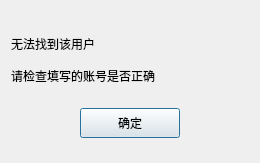
<?xml version="1.0" encoding="UTF-8"?>
<ui version="4.0">
 <class>FindFailDlg</class>
 <widget class="QDialog" name="FindFailDlg">
  <property name="geometry">
   <rect>
    <x>0</x>
    <y>0</y>
    <width>260</width>
    <height>163</height>
   </rect>
  </property>
  <property name="windowTitle">
   <string>Dialog</string>
  </property>
  <layout class="QVBoxLayout" name="verticalLayout">
   <property name="spacing">
    <number>7</number>
   </property>
   <property name="leftMargin">
    <number>11</number>
   </property>
   <property name="topMargin">
    <number>11</number>
   </property>
   <property name="rightMargin">
    <number>11</number>
   </property>
   <property name="bottomMargin">
    <number>11</number>
   </property>
   <item>
    <spacer name="verticalSpacer">
     <property name="orientation">
      <enum>Qt::Orientation::Vertical</enum>
     </property>
     <property name="sizeType">
      <enum>QSizePolicy::Policy::Fixed</enum>
     </property>
     <property name="sizeHint" stdset="0">
      <size>
       <width>20</width>
       <height>20</height>
      </size>
     </property>
    </spacer>
   </item>
   <item>
    <widget class="QLabel" name="fail_tip">
     <property name="minimumSize">
      <size>
       <width>0</width>
       <height>25</height>
      </size>
     </property>
     <property name="maximumSize">
      <size>
       <width>16777215</width>
       <height>25</height>
      </size>
     </property>
     <property name="text">
      <string>无法找到该用户</string>
     </property>
    </widget>
   </item>
   <item>
    <widget class="QLabel" name="fail_tip2">
     <property name="minimumSize">
      <size>
       <width>0</width>
       <height>25</height>
      </size>
     </property>
     <property name="maximumSize">
      <size>
       <width>16777215</width>
       <height>25</height>
      </size>
     </property>
     <property name="text">
      <string>请检查填写的账号是否正确</string>
     </property>
    </widget>
   </item>
   <item>
    <widget class="QWidget" name="widget" native="true">
     <layout class="QHBoxLayout" name="horizontalLayout">
      <item>
       <widget class="ClickedBtn" name="fail_sure_btn">
        <property name="minimumSize">
         <size>
          <width>100</width>
          <height>30</height>
         </size>
        </property>
        <property name="maximumSize">
         <size>
          <width>100</width>
          <height>30</height>
         </size>
        </property>
        <property name="text">
         <string>确定</string>
        </property>
       </widget>
      </item>
     </layout>
    </widget>
   </item>
  </layout>
 </widget>
 <customwidgets>
  <customwidget>
   <class>ClickedBtn</class>
   <extends>QPushButton</extends>
   <header location="global">clickedbtn.h</header>
  </customwidget>
 </customwidgets>
 <resources/>
 <connections/>
</ui>
